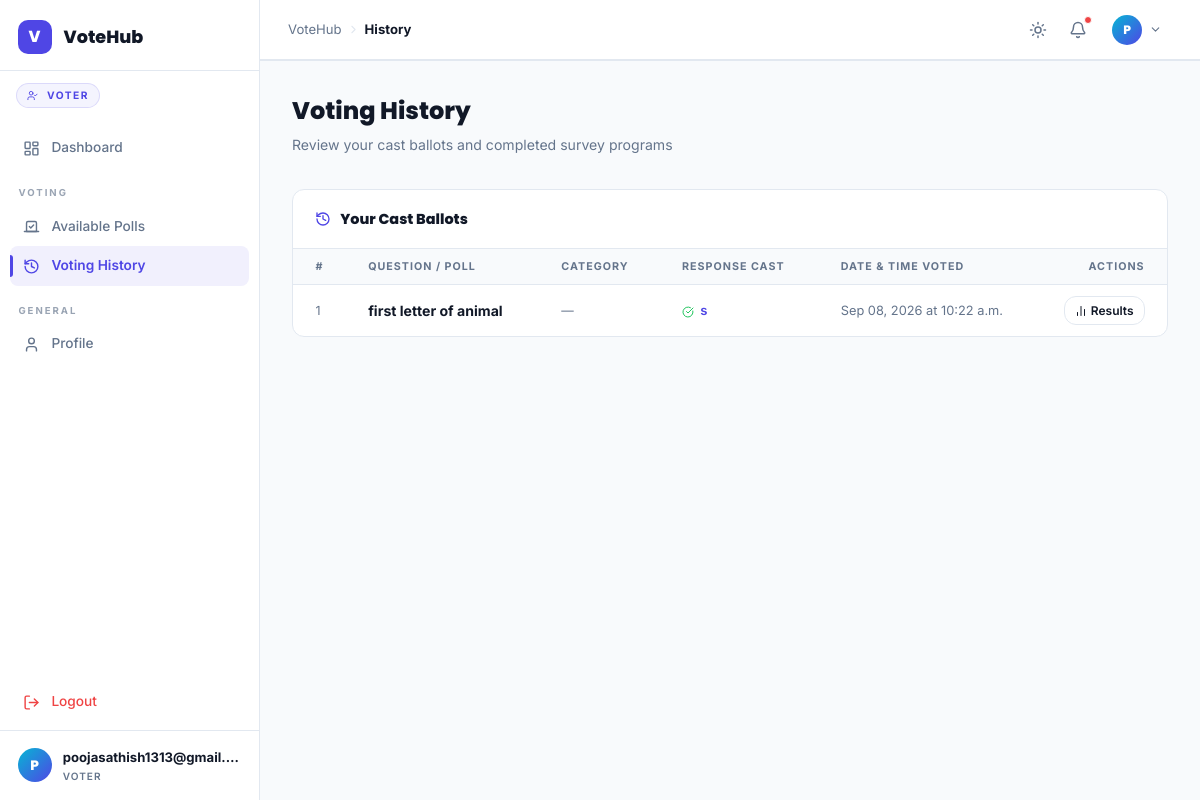
Page /user/history/ (signed in) on the committed database.
### polls/models.py (models this page shows, shortened)
class Vote(models.Model):
    user = models.ForeignKey(settings.AUTH_USER_MODEL, on_delete=models.CASCADE)
    question = models.ForeignKey(Question, on_delete=models.CASCADE)
    choice = models.ForeignKey(Choice, on_delete=models.CASCADE)
    voted_at = models.DateTimeField(auto_now_add=True)
    class Meta:
        unique_together = ('user', 'question')

class Question(models.Model):
    question_text = models.CharField(max_length=200)
    pub_date = models.DateTimeField("date published", null=True, blank=True)
    description = models.TextField(blank=True, default="")
    poll_type = models.CharField(
        max_length=20,
        choices=[('single', 'Single Choice'), ('multiple', 'Multiple Choice')],
        default='single'
    )
    status = models.CharField(
        max_length=20,
        choices=[('draft', 'Draft'), ('active', 'Active'), ('closed', 'Closed'), ('archived', 'Archived')],
        default='active'
    )
    start_date = models.DateTimeField(null=True, blank=True)
    end_date = models.DateTimeField(null=True, blank=True)
    visibility = models.CharField(
        max_length=10,
        choices=[('public', 'Public'), ('private', 'Private')],
        default='public'
    )
    category = models.ForeignKey(Category, on_delete=models.SET_NULL, null=True, blank=True)

class Choice(models.Model):
    question = models.ForeignKey(Question, on_delete=models.CASCADE)
    choice_text = models.CharField(max_length=200)
    votes = models.IntegerField(default=0)

### polls/views.py (the view)
# urls.py: path("user/history/", views.user_history, name="user_history"),
@voter_required
def user_history(request):
    votes = Vote.objects.filter(user=request.user).select_related('question', 'choice').order_by('-voted_at')
    return render(request, "polls/user_history.html", {
        "votes": votes,
    })

### polls/models.py (called while the page is built, shortened)
def get_user_role(user):
    if not user or not user.is_authenticated:
        return UserProfile.USER
    try:
        return user.profile.role
    except UserProfile.DoesNotExist:
        pass

### polls/templates/polls/user_history.html (shortened to what this page needs)
{% extends "polls/base_user.html" %}
{% load static %}
{% block breadcrumb %}History{% endblock %}
{% block content %}
<div style="margin-bottom:2rem;">
  <h1 style="font-family:var(--font-head);font-size:1.5rem;font-weight:800;color:var(--text);margin-bottom:4px;">Voting History</h1>
  <p style="color:var(--text-sec);font-size:0.88rem;">Review your cast ballots and completed survey programs</p>
</div>
<div class="data-table-wrap reveal-animated">
  <div class="data-table-header">
    <span class="data-table-title">
      <i data-lucide="history" style="width:16px;height:16px;vertical-align:middle;margin-right:6px;color:var(--primary);"></i>
      Your Cast Ballots
    </span>
  </div>
  <table class="data-table">
    <thead>
      <tr>
        <th style="width:40px;">#</th>
        <th>Question / Poll</th>
        <th>Category</th>
        <th>Response Cast</th>
        <th>Date & Time Voted</th>
        <th style="text-align:right; width:120px;">Actions</th>
      </tr>
    </thead>
    <tbody>
      {% for v in votes %}
      <tr>
        <td style="color:var(--text-sec); font-size:0.78rem;">{{ forloop.counter }}</td>
        <td>
          <div style="font-weight:700; color:var(--text); font-size:0.88rem;">{{ v.question.question_text }}</div>
        </td>
        <td>
          {% if v.question.category %}
            <span class="badge badge-edu" style="padding:2px 8px; font-size:0.62rem;">{{ v.question.category.name }}</span>
          {% else %}
            <span style="color:var(--text-sec); font-size:0.78rem;">—</span>
          {% endif %}
        </td>
        <td>
          <span style="font-weight:600; color:var(--primary); font-size:0.82rem;">
            <i data-lucide="check-circle" style="width:12px; height:12px; vertical-align:middle; margin-right:3px; color:#22C55E;"></i>
            {{ v.choice.choice_text }}
          </span>
        </td>
        <td style="color:var(--text-sec); font-size:0.8rem;">
          {{ v.voted_at|date:"M d, Y" }} at {{ v.voted_at|date:"g:i a" }}
        </td>
        <td>
          <div style="display:flex; justify-content:flex-end;">
            <a href="{% url 'polls:results' v.question.id %}" class="btn-outline" style="font-size:0.75rem; padding:4px 10px; text-decoration:none; display:inline-flex; align-items:center; gap:4px;">
              <i data-lucide="bar-chart-2" style="width:12px; height:12px;"></i> Results
            </a>
          </div>
        </td>
      </tr>
      {% empty %}
      <tr>
        <td colspan="6" style="text-align:center; padding:3rem; color:var(--text-sec);">You have not cast any votes yet.</td>
      </tr>
      {% endfor %}
    </tbody>
  </table>
</div>
{% endblock %}

### polls/templates/polls/base_user.html (shortened to what this page needs)
{% load static %}
<!DOCTYPE html>
<html lang="en">
<head>
  <link rel="stylesheet" href="{% static 'polls/style.css' %}" />
</head>
<body class="sidebar-layout">
  <aside class="admin-sidebar user-sidebar" id="admin-sidebar">
    <div class="sidebar-brand">
      <div class="sidebar-logo-icon">V</div>
      <span class="sidebar-logo-text">VoteHub</span>
    </div>
    <div style="padding: 0 1rem 1.25rem;">
      <span class="sidebar-role-badge">
        <i data-lucide="user-check" style="width:11px;height:11px;"></i>&nbsp;Voter
      </span>
    </div>
    <nav class="sidebar-nav">
      <a href="{% url 'polls:user_dashboard' %}"
         class="sidebar-nav-link {% if request.resolver_match.url_name == 'user_dashboard' %}active{% endif %}">
        <i data-lucide="layout-dashboard" style="width:17px;height:17px;"></i>
        <span>Dashboard</span>
      </a>
      <div class="sidebar-nav-section">
        <span class="sidebar-nav-section-label">Voting</span>
        <a href="{% url 'polls:index' %}"
           class="sidebar-nav-link {% if request.resolver_match.url_name == 'index' %}active{% endif %}">
          <i data-lucide="vote" style="width:17px;height:17px;"></i>
          <span>Available Polls</span>
        </a>
        <a href="{% url 'polls:user_history' %}"
           class="sidebar-nav-link {% if request.resolver_match.url_name == 'user_history' %}active{% endif %}">
          <i data-lucide="history" style="width:17px;height:17px;"></i>
          <span>Voting History</span>
        </a>
      </div>
      <div class="sidebar-nav-section">
        <span class="sidebar-nav-section-label">General</span>
        <a href="{% url 'polls:profile' %}"
           class="sidebar-nav-link {% if request.resolver_match.url_name == 'profile' %}active{% endif %}">
          <i data-lucide="user" style="width:17px;height:17px;"></i>
          <span>Profile</span>
        </a>
      </div>
      <div class="sidebar-nav-section" style="margin-top: auto; padding-top: 0.5rem;">
        <a href="#" class="sidebar-nav-link sidebar-nav-link-danger"
           onclick="event.preventDefault(); document.getElementById('sidebar-logout-form').submit();">
          <i data-lucide="log-out" style="width:17px;height:17px;"></i>
          <span>Logout</span>
        </a>
      </div>
    </nav>
    <div class="sidebar-user-card">
      <div class="sidebar-user-avatar" style="background: linear-gradient(135deg, #06B6D4, #4F46E5);">
        {{ user.username|first|upper }}
      </div>
      <div class="sidebar-user-info">
        <div class="sidebar-user-name">{{ user.username }}</div>
        <div class="sidebar-user-role">Voter</div>
      </div>
    </div>
  </aside>
  <div class="sidebar-main" id="sidebar-main">
    <header class="sidebar-topbar">
      <div class="topbar-left">
        <nav class="topbar-breadcrumb" aria-label="Breadcrumb">
          <a href="{% url 'polls:user_dashboard' %}">VoteHub</a>
          <i data-lucide="chevron-right" style="width:13px;height:13px;color:var(--border);"></i>
          <span>{% block breadcrumb %}Dashboard{% endblock %}</span>
        </nav>
      </div>
      <div class="topbar-right">
        <button class="topbar-icon-btn" onclick="toggleTheme()" title="Toggle theme">
          <i data-lucide="sun" id="theme-toggle-icon" style="width:18px;height:18px;"></i>
        </button>
        <div class="noti-container">
          <button class="topbar-icon-btn" onclick="toggleNotiPanel()" title="Notifications" style="position:relative;">
            <i data-lucide="bell" style="width:18px;height:18px;"></i>
            <span class="noti-badge-dot" id="noti-bell-badge"></span>
          </button>
        </div>
        <div style="position:relative;">
          <button class="topbar-avatar-btn" onclick="toggleAvatarMenu()" aria-label="User menu">
            <div class="topbar-avatar" style="background:linear-gradient(135deg,#06B6D4,#4F46E5);">
              {{ user.username|first|upper }}
            </div>
            <i data-lucide="chevron-down" style="width:13px;height:13px;color:var(--text-sec);"></i>
          </button>
        </div>
      </div>
    </header>
    <main class="sidebar-content">
      {% block content %}{% endblock %}
    </main>
  </div>
</body>
</html>

### rows in the picture
Vote: question.question_text "first letter of animal", choice.choice_text "s", voted_at "Sep 08, 2026", voted_at "10:22 a.m."

### other values in the picture
{{ user.username|first|upper }} "P"
{{ user.username }} "poojasathish1313@gmail.…"
